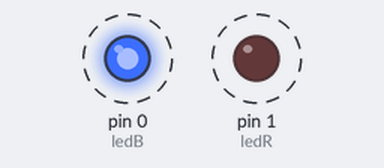
A sketch run on a simulated Arduino Uno, built with avr-gcc and run on an emulated ATmega328P. Parts: output pins drawn as LEDs (lit = HIGH). Dashed ring = blinking.

Above: at 0.5 s.
Timing chart, 0 to 4.6 s (numbered marks = the images above):
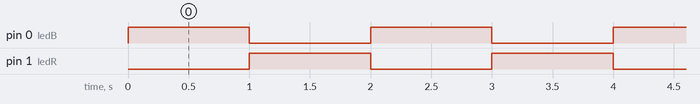

Measured:
- by itself, pin 0 (ledB), pin 1 (ledR): alternates HIGH for 1.0 s and LOW for 1.0 s

The sketch:

keira_s_blinking_LED.ino
```cpp
int ledB = 0;
int ledR = 1;

void setup() {
  // put your setup code here, to run once:
  pinMode(ledB, OUTPUT);
  pinMode(ledR, OUTPUT);
}

void loop() {
  // put your main code here, to run repeatedly:
  digitalWrite(ledB, HIGH);
  digitalWrite(ledR, LOW);
  delay(1000);

  digitalWrite(ledR, HIGH);
  digitalWrite(ledB, LOW);
  delay(1000);
}
```
